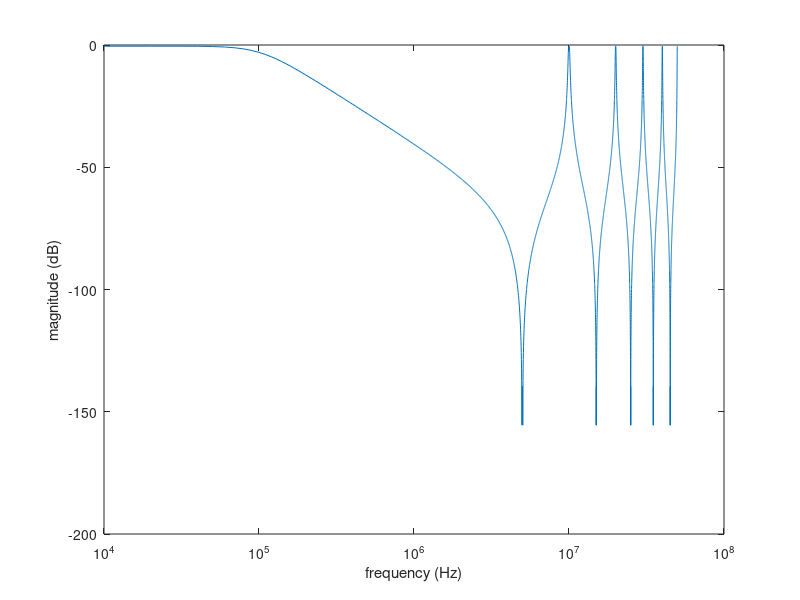
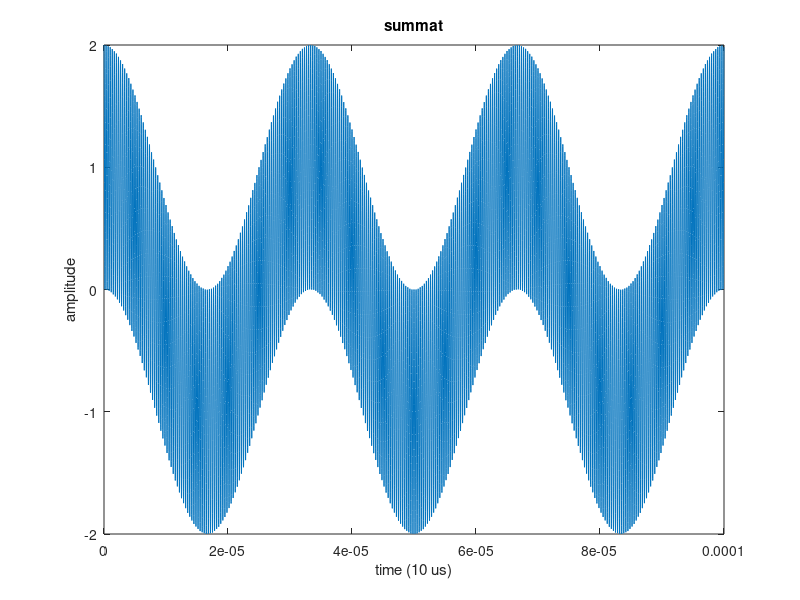
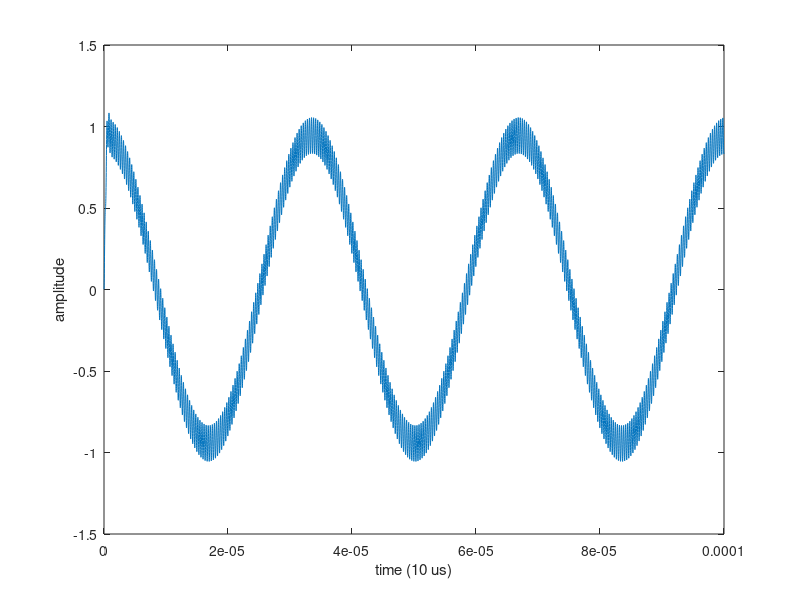
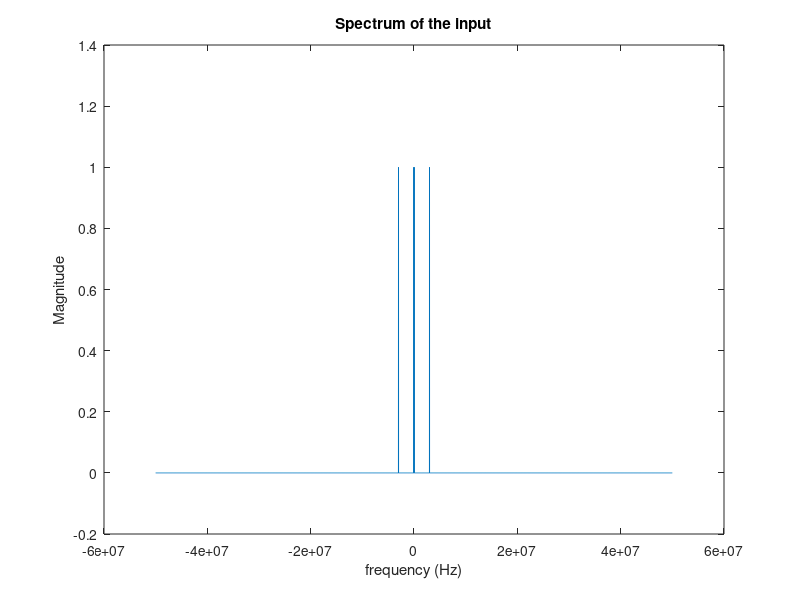

These figures' MATLAB source, in order:
%% code
close all;
clear;
% final implementation of the 1st order LPF
cut_off_freq = 1e5;
Simulation_sampling_freq = 1e8;
sampling_freq=1e7;
SimTs=1/Simulation_sampling_freq;
DigtalTs=1./sampling_freq;
w3db = 2*pi*cut_off_freq;
Tmax=1e-4;
%% Time and Frequency axes
t = 0:SimTs:Tmax-SimTs;
f= -Simulation_sampling_freq/2:1/Tmax:Simulation_sampling_freq/2-1/Tmax;

s = 1j*2*pi*f;
z = exp(1j*2*pi*f*DigtalTs);

%% plotting the tf frequency response
% to get a better visualization, increase Tmax to 1e-3 
% H_z = (0.06746*z.^2 + 0.1349*z+0.06746)./(z.^2-1.143*z+0.4128); %for 1e6, 1e7 (fc,fs)
H_z = (0.0009447*z.^2 + 0.001889*z+0.0009447)./(z.^2-1.911*z+0.915); %for 1e5, 1e7 (fc,fs)


figure;
title("Frequency response")
plot(f,mag2db(abs(H_z)));
set(gca,'xscale','log');
xlabel("frequency (Hz)")
ylabel("magnitude (dB)")

%% generating the sinusoids
% we want to generate 2 sinusoids, 300 KHz and 3 MHz and add them.
% the response should outputs the 300 KHz and attenuates 3 MHz.
amp = 1;
% cos_300K_t = amp*cos(2*pi*3e5*t);
% cos_3M_t = amp*cos(2*pi*3e6*t);
% cos_sum_t = cos_3M_t + cos_300K_t;
% cos_mul_t = cos_3M_t .* cos_300K_t;
cos_30K_t = amp*cos(2*pi*3e4*t);
cos_3M_t = amp*cos(2*pi*3e6*t);
cos_sum_t = cos_30K_t + cos_3M_t;
cos_mul_t = cos_30K_t .* cos_3M_t;

% figure;
% plot(t,cos_300K_t);
% hold on;
% plot(t,cos_3M_t);
% xlabel('time (10 us)');
% ylabel('amplitude');
% 
figure;
plot(t,cos_sum_t);
%hold on;
%plot(t,cos_mul_t);
%legend('sum','mul');
xlabel('time (10 us)');
ylabel('amplitude');
title('summat')

%% quantizing the inputs to 8 bits
numOfBits_in = 8;
cos_sum_t_q = round(cos_sum_t * 2^(numOfBits_in-2))-1;

% coeff_y1 =  1.143;
% coeff_y2 = -0.4128;
% 
% coeff_x0 = 0.06746;
% coeff_x1 =  0.1349;
% coeff_x2 = 0.06746;

coeff_y1 =  1.911;
coeff_y2 = -0.915;

coeff_x0 = 0.0009447;
coeff_x1 =  0.001889;
coeff_x2 = 0.0009447;


y_fl = zeros([1 length(cos_sum_t)]);
y_fl(1) = coeff_x0*cos_sum_t(1);
y_fl(2) = coeff_x0*cos_sum_t(2) + coeff_x1*cos_sum_t(1) + coeff_y1*y_fl(1);
for i = 1:length(cos_sum_t)-2
    y_fl(i+2) = coeff_x0*cos_sum_t(i+2) + coeff_x1*cos_sum_t(i+1) + coeff_x2*cos_sum_t(i) + coeff_y1*y_fl(i+1) + coeff_y2*y_fl(i);
end

figure;
plot(t,y_fl);
% hold on;
% plot(t,cos_mul_t);
xlabel('time (10 us)');
ylabel('amplitude');

input_f = fftshift(fft(cos_sum_t,length(cos_sum_t))*2/length(cos_sum_t)); 
output_f = fftshift(fft(y_fl,length(cos_sum_t))*2/length(cos_sum_t)); 
figure;
plot(f,input_f);
xlabel('frequency (Hz)');
ylabel('Magnitude');
title('Spectrum of the input');

figure;
plot(f,output_f);
xlabel('frequency (Hz)');
ylabel('Magnitude');
title('Spectrum of the output');
